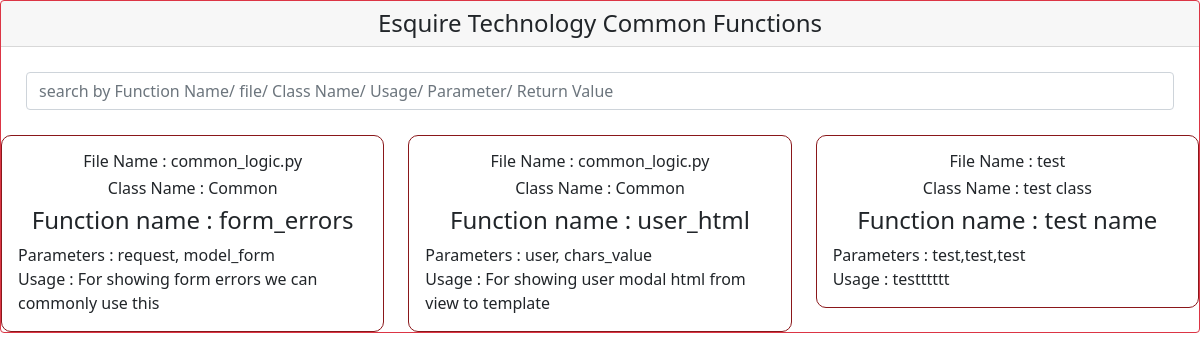
The page / on the database its author committed.
### resource/models.py (models this page shows, shortened)
class CommonFunction(models.Model):
    file = models.CharField(max_length=300)
    class_name = models.CharField(max_length=300)
    name = models.CharField(max_length=300)
    parameters = models.TextField(null=True, blank=True)
    usage = models.TextField(null=True, blank=True)
    return_value = models.TextField(null=True, blank=True)

### resource/views.py (the view, shortened to what this page needs)
# urls.py: path('', CommonFunctionView.as_view(), name='index'),
class CommonFunctionView(View):
    def get(self, request):
        all_common_functions = CommonFunction.objects.all()
        context = {'all_common_functions':all_common_functions}
        return render(request, 'index.html', context)

### template/index.html (shortened to what this page needs)
<!doctype html>
<html lang="en">
  <head>
    <link href="https://cdn.jsdelivr.net/npm/bootstrap@5.1.3/dist/css/bootstrap.min.css" rel="stylesheet">
  </head>
  <body>
    <div class="card border-danger">
      <div class="card-header">
        <div class="row" align="center">
          <div class="col-md-12 align-self-center">
            <h4 class="text-themecolor mb-0">Esquire Technology Common Functions</h4>
          </div>
        </div>
      </div>
      <div class="form-material m-t-40" style="text-align: center; margin: 25px;"><input type="text" id="Search" class="form-control" autofocus onkeyup="myFunction()" placeholder="search by Function Name/ file/ Class Name/ Usage/ Parameter/ Return Value" title="Type here"></div>
      <div class="row">
        {% for func in all_common_functions %}
        <div class="col-md-6 col-lg-6 col-xl-4 target">
            <div class="card card-body" style="border: 1px solid #8a171a;border-radius: 10px;">
                <div class="row align-items-center">
                    <div class="col-md-12 col-lg-12 text-center">
                      <h6>File Name : {{func.file}} </h6>
                      <h6>Class Name : {{func.class_name}} </h6>
                      <h4>Function name : {{func.name}} </h4>
                    </div>
                    {% if func.parameters %}
                      <div class="col-md-12 col-lg-12">
                        Parameters : {{func.parameters}}
                      </div>
                    {% endif %}
                    {% if func.usage %}
                    <div class="col-md-12 col-lg-12">
                      Usage : {{func.usage}}
                    </div>
                    {% endif %}
                </div>
            </div>
        </div>
        {% endfor %}
      </div>
    </div>
  </body>
</html>

### rows shown on the page
CommonFunction: file "common_logic.py", class_name "Common", name "form_errors", parameters "request, model_form", usage "For showing form errors we can commonly use this"
CommonFunction: file "common_logic.py", class_name "Common", name "user_html", parameters "user, chars_value", usage "For showing user modal html from view to template"
CommonFunction: file "test", class_name "test class", name "test name", parameters "test,test,test", usage "testttttt"
